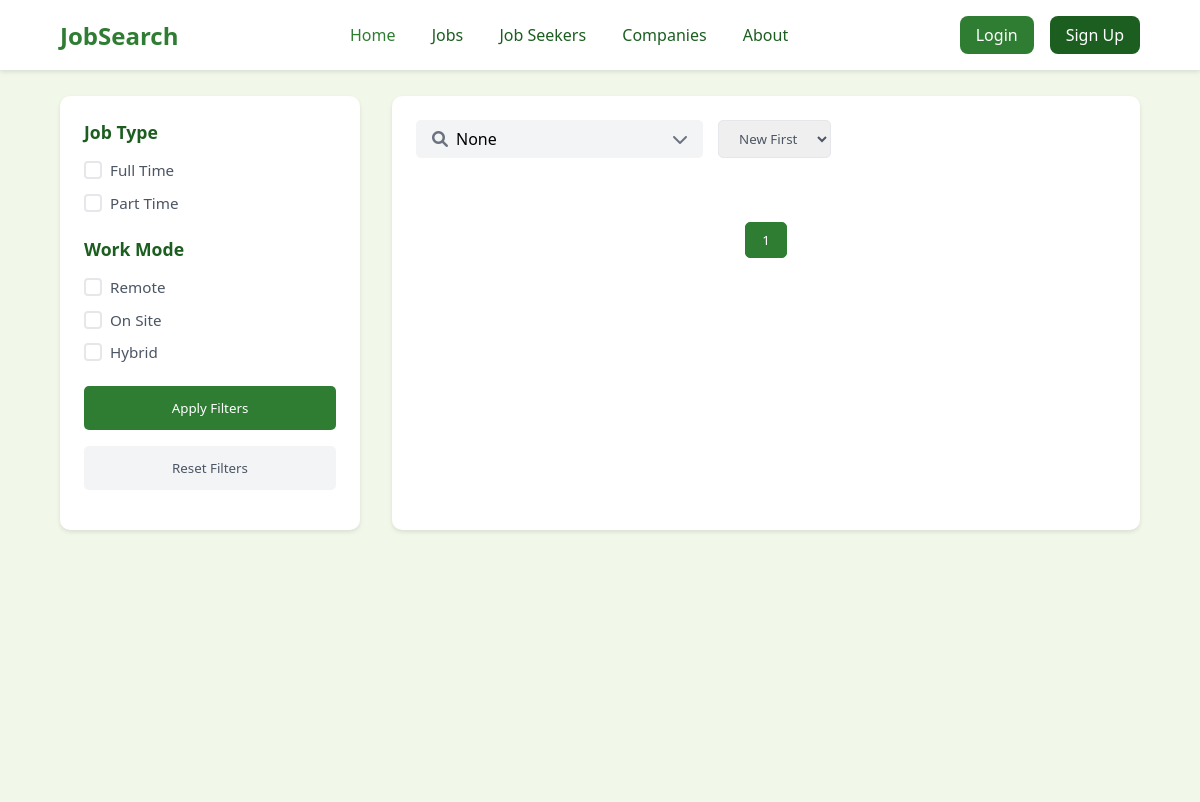
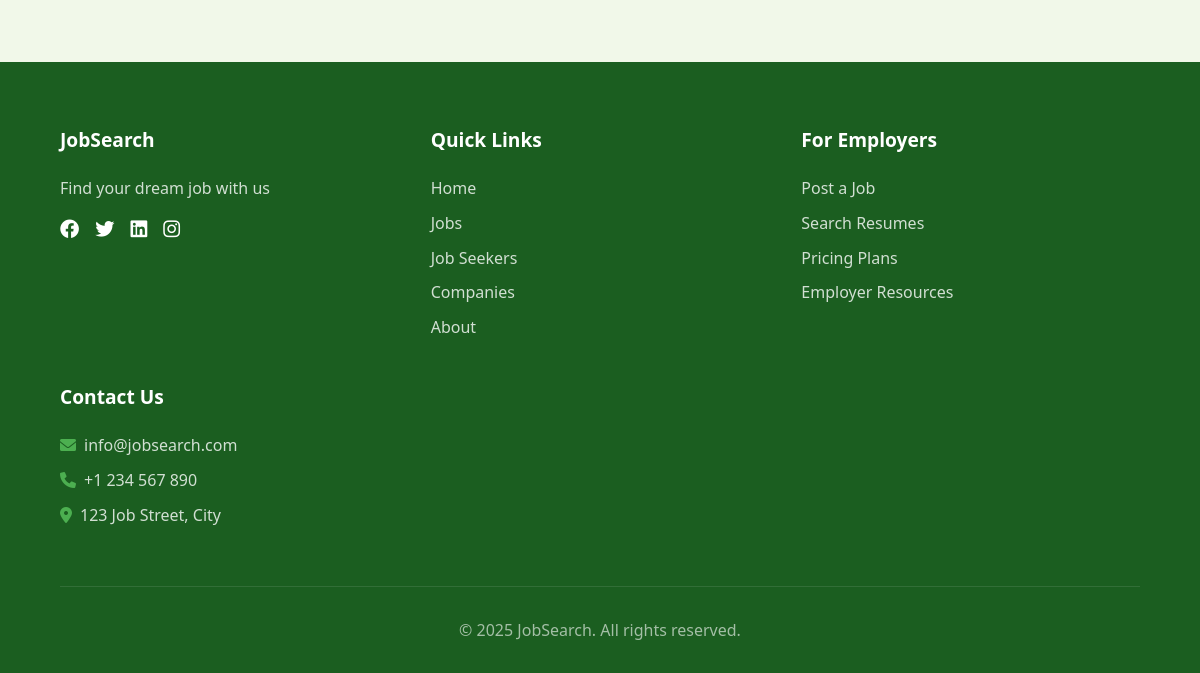
/jobs/list/, run on an earlier commit of the app's database (2 pictures, top to bottom).
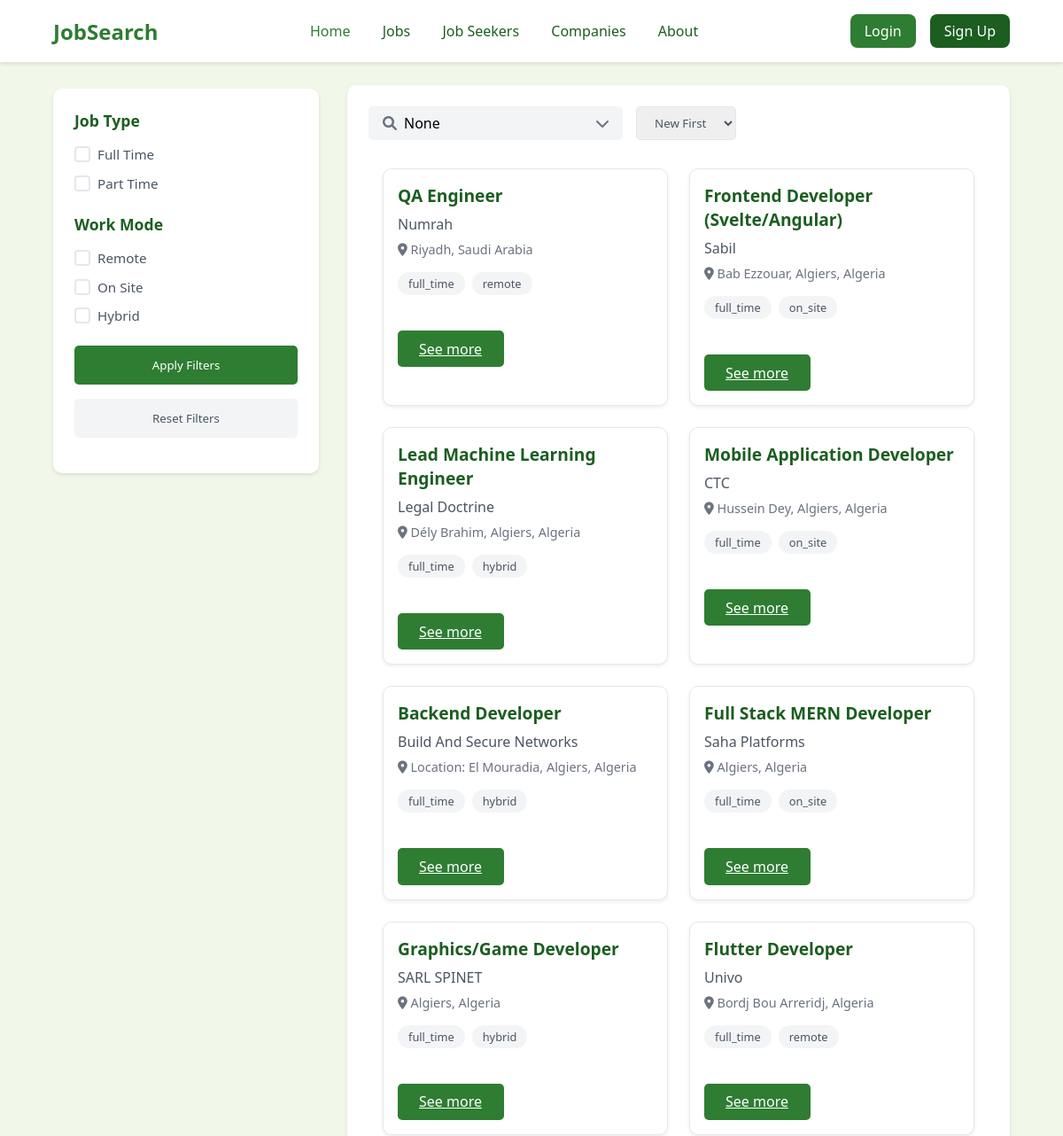
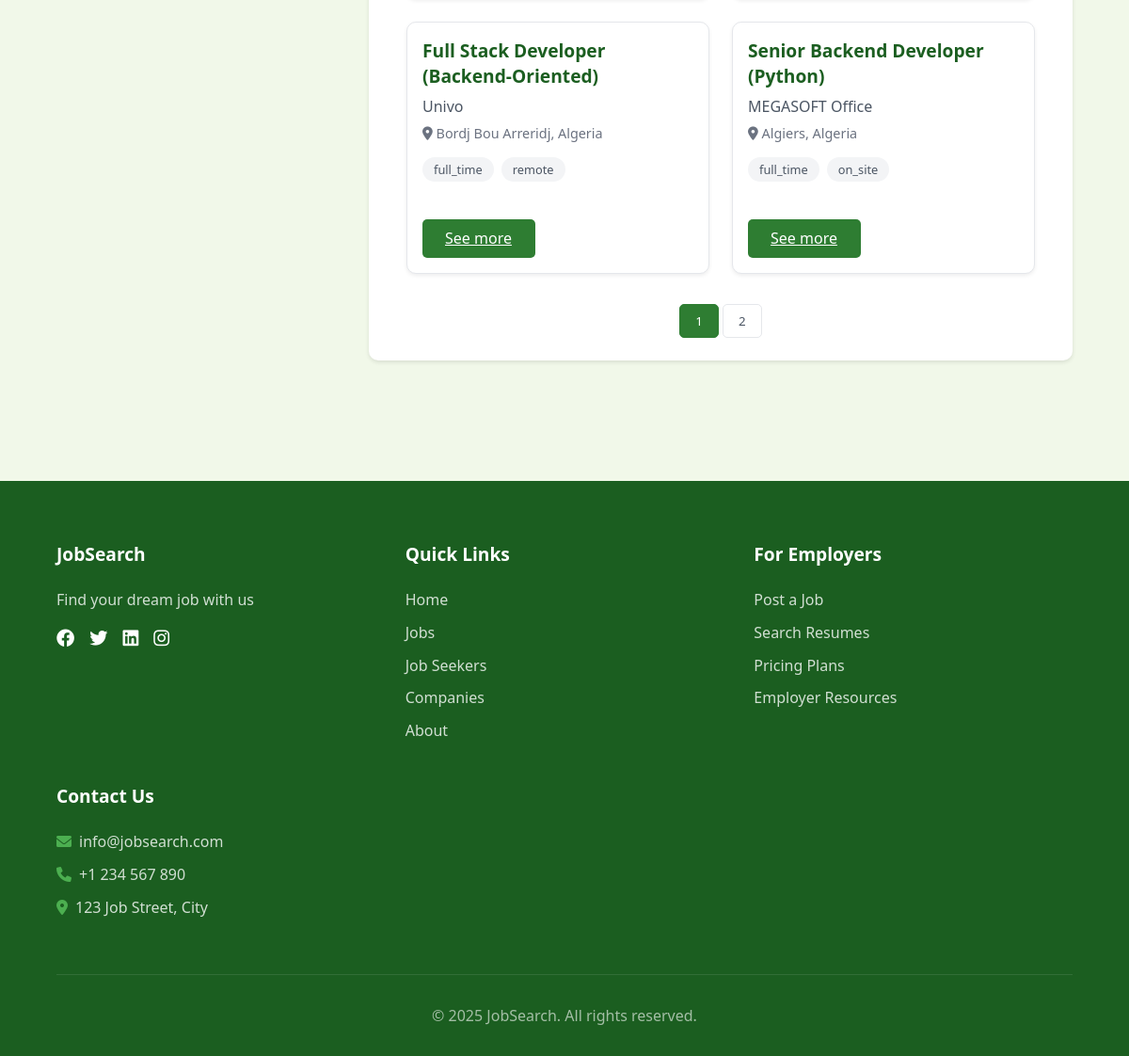
And on a later commit of the database (2 pictures, top to bottom).
### job/models.py (models this page shows, shortened)
class Job(models.Model):
    JOB_TYPE_CHOICES = [
        ('full_time', 'Full Time'),
        ('part_time', 'Part Time'),
    ]
    WORK_LOCATION_CHOICES = [
        ('remote', 'Remote'),
        ('hybrid', 'Hybrid'),
        ('on_site', 'On Site'),
    ]
    title = models.CharField(max_length=200)
    category = models.ForeignKey(Category, on_delete=models.CASCADE, null=True, blank=True)
    company_name = models.CharField(max_length=200)
    location = models.CharField(max_length=200)
    experience_years = models.CharField(max_length=200, null=True, blank=True)
    job_type = models.CharField(max_length=20, choices=JOB_TYPE_CHOICES)
    job_location_type = models.CharField(max_length=20, choices=WORK_LOCATION_CHOICES)
    salary = models.DecimalField(max_digits=10, decimal_places=2, null=True, blank=True)
    description = models.TextField()
    url_of_job = models.URLField(null=True, blank=True)
    email = models.EmailField(null=True, blank=True)
    created_at = models.DateTimeField(auto_now_add=True)
    updated_at = models.DateTimeField(auto_now=True)
    class Meta:
        ordering = ['-created_at']

### job/views.py (the view)
# urls.py: path('list/', views.job_list, name='job_list') ,
def job_list(request):
    job_list = Job.objects.all()
    job_types = request.GET.getlist('job_type')
    location_types = request.GET.getlist('job_location_type')
    query = request.GET.get('q')
    sort_option = request.GET.get('sort', 'newest')
    if sort_option == 'newest':
        job_list = job_list.order_by('-created_at')
    elif sort_option == 'oldest':
        job_list = job_list.order_by('created_at')
    if job_types:
        job_list = job_list.filter(job_type__in=job_types)
    if location_types:
        job_list = job_list.filter(job_location_type__in=location_types)
    if query:
        job_list = job_list.filter(title__icontains=query)
    paginator = Paginator(job_list, 10)
    page_number = request.GET.get('page')
    page_obj = paginator.get_page(page_number)
    context = {
        'job_list': page_obj.object_list,
        'page_obj': page_obj,
        'selected_job_types': job_types,
        'selected_location_types': location_types,
        'search_query': query,
        'current_sort': sort_option,
    }
    return render(request , 'job/jobs.html' , context)

### job/templates/job/jobs.html (shortened to what this page needs)
{% extends "base.html" %}
{% load static %}
{% block content %}
    <section class="jobs-list-section">
        <div class="jobs-container">
            <div class="filters-sidebar">
                <form method="get">
                    <div class="filter-group">
                        <h3>Job Type</h3>
                        <div class="filter-options">
                            <label class="checkbox-container">
                                <span class="checkmark"></span> Full Time
                            </label>
                            <label class="checkbox-container">
                                <span class="checkmark"></span> Part Time
                            </label>
                        </div>
                    </div>
                    <div class="filter-group">
                        <h3>Work Mode</h3>
                        <div class="filter-options">
                            <label class="checkbox-container">
                                <span class="checkmark"></span> Remote
                            </label>
                            <label class="checkbox-container">
                                <span class="checkmark"></span> On Site
                            </label>
                            <label class="checkbox-container">
                                <span class="checkmark"></span> Hybrid
                            </label>
                        </div>
                    </div>
                    <button type="submit" class="apply-filters-btn">Apply Filters</button>
                    <button type="reset" class="reset-filters-btn" onclick="window.location.href='{% url 'job:job_list' %}'">Reset Filters</button>
                </form>
            </div>
            <div class="jobs-list">
                <div class="jobs-header" style="display: flex; justify-content: space-between; align-items: center; flex-wrap: wrap; gap: 10px;">
                    <form method="get" style="display: flex; align-items: center; gap: 15px; flex-wrap: wrap;">
                        <div class="search-box" style="display: flex; align-items: center;">
                            <i class="fas fa-search" style="margin-right: 8px;"></i>
                            <input type="text" name="q" placeholder="Search jobs..." value="{{ search_query }}">
                        </div>
                        <div class="sort-options">
                            <select name="sort" onchange="this.form.submit()">
                                <option value="newest" {% if current_sort == 'newest' %}selected{% endif %}>New First</option>
                            </select>
                        </div>
                    </form>
                </div>
                <div class="jobs-grid">
                    {% for job in job_list %}
                    <div class="job-card">
                        <div class="job-info">
                            <h3>{{job.title}}</h3>
                            <p class="company">{{job.company_name}}</p>
                            <p class="location"><i class="fas fa-map-marker-alt"></i> {{job.location}}</p>
                            <div class="job-tags">
                                <span>{{job.job_type}}</span>
                                <span>{{job.job_location_type}}</span>
                            </div>
                        </div>
                        <a href="{% url 'job:job_detail' id=job.id %}" class="apply-btn">See more</a>
                    </div>
                    {% endfor %}
                </div>
                <div class="pagination">
                    <form method="get">
                        {% for num in page_obj.paginator.page_range %}
                            {% if num > page_obj.number|add:'-3' and num < page_obj.number|add:'3' %}
                                {% if page_obj.number == num %}
                                    <button type="submit" name="page" value="{{ num }}" class="page-btn active">{{ num }}</button>
                                {% else %}
                                    <button type="submit" name="page" value="{{ num }}" class="page-btn">{{ num }}</button>
                                {% endif %}
                            {% endif %}
                        {% endfor %}
                    </form>
                </div>
            </div>
        </div>
    </section>
{% endblock %}

### templates/base.html (shortened to what this page needs)
{% load static %}
<!DOCTYPE html>
<html lang="en">
<head>
    <link rel="stylesheet" href="{% static 'css/styles.css' %}">
    <link rel="stylesheet" href="https://cdnjs.cloudflare.com/ajax/libs/font-awesome/6.0.0/css/all.min.css">
</head>
<body>
    <nav class="navbar">
        <div class="logo">
            <h1>JobSearch</h1>
        </div>
        <div class="nav-links">
            <a href="{% url 'home:home_page' %}" class="active">Home</a>
            <a href="{% url 'job:job_list' %}">Jobs</a>
            <a href="">Job Seekers</a>
            <a href="">Companies</a>
            <a href="{% url 'home:about_page' %}">About</a>
        </div>
        <div class="auth-buttons">
            <a href="" class="login-btn">Login</a>
            <a href="" class="signup-btn">Sign Up</a>
        </div>
    </nav>
    {% block content %}{% endblock %}
    <footer class="footer">
        <div class="footer-content">
            <div class="footer-section">
                <h3>JobSearch</h3>
                <p>Find your dream job with us</p>
                <div class="social-links">
                    <a href="#"><i class="fab fa-facebook"></i></a>
                    <a href="#"><i class="fab fa-twitter"></i></a>
                    <a href="#"><i class="fab fa-linkedin"></i></a>
                    <a href="#"><i class="fab fa-instagram"></i></a>
                </div>
            </div>
            <div class="footer-section">
                <h3>Quick Links</h3>
                <ul>
                    <li><a href="{% url 'home:home_page' %}">Home</a></li>
                    <li><a href="{% url 'job:job_list' %}">Jobs</a></li>
                    <li><a href="">Job Seekers</a></li>
                    <li><a href="">Companies</a></li>
                    <li><a href="{% url 'home:about_page' %}">About</a></li>
                </ul>
            </div>
            <div class="footer-section">
                <h3>For Employers</h3>
                <ul>
                    <li><a href="">Post a Job</a></li>
                    <li><a href="">Search Resumes</a></li>
                    <li><a href="">Pricing Plans</a></li>
                    <li><a href="">Employer Resources</a></li>
                </ul>
            </div>
            <div class="footer-section">
                <h3>Contact Us</h3>
                <ul class="contact-info">
                    <li><i class="fas fa-envelope"></i> <a href="mailto:info@jobsearch.com">info@jobsearch.com</a></li>
                    <li><i class="fas fa-phone"></i> <a href="tel:+1234567890">+1 234 567 890</a></li>
                    <li><i class="fas fa-map-marker-alt"></i> 123 Job Street, City</li>
                </ul>
            </div>
        </div>
        <div class="footer-bottom">
            <p>&copy; 2025 JobSearch. All rights reserved.</p>
        </div>
    </footer>
</body>
</html>

What changed in the data, as far as the page shows it:
added Job: title "QA Engineer", company_name "Numrah", location "Riyadh, Saudi Arabia", job_type "full_time", job_location_type "remote"
added Job: title "Frontend Developer (Svelte/Angular)", company_name "Sabil", location "Bab Ezzouar, Algiers, Algeria", job_type "full_time", job_location_type "on_site"
added Job: title "Lead Machine Learning Engineer", company_name "Legal Doctrine", location "Dély Brahim, Algiers, Algeria", job_type "full_time", job_location_type "hybrid"
added Job: title "Mobile Application Developer", company_name "CTC", location "Hussein Dey, Algiers, Algeria", job_type "full_time", job_location_type "on_site"
added Job: title "Backend Developer", company_name "Build And Secure Networks", location "Location: El Mouradia, Algiers, Algeria", job_type "full_time", job_location_type "hybrid"
added Job: title "Full Stack MERN Developer", company_name "Saha Platforms", location "Algiers, Algeria", job_type "full_time", job_location_type "on_site"
added Job: title "Graphics/Game Developer", company_name "SARL SPINET", location "Algiers, Algeria", job_type "full_time", job_location_type "hybrid"
added Job: title "Flutter Developer", company_name "Univo", location "Bordj Bou Arreridj, Algeria", job_type "full_time", job_location_type "remote"
added Job: title "Full Stack Developer (Backend-Oriented)", company_name "Univo", location "Bordj Bou Arreridj, Algeria", job_type "full_time", job_location_type "remote"
added Job: title "Senior Backend Developer (Python)", company_name "MEGASOFT Office", location "Algiers, Algeria", job_type "full_time", job_location_type "on_site"
Also different on the page:
new list line: "2"
